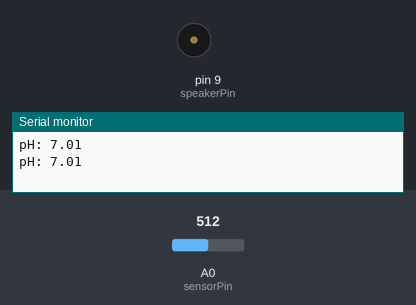
The sketch below on a simulated Arduino Uno, built with avr-gcc and run on an emulated ATmega328P. Parts: buzzer (waves = sounding), the last lines printed to the serial monitor. Inputs (shaded band) come from the test bench; at power-on: A0 (sensorPin) = 512.

Above: at 1.8 s.
1.9 s: A0 (sensorPin) set to 607
3.4 s: A0 (sensorPin) set to 632
At 4.4 s:
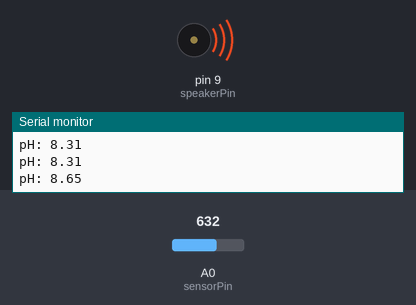
7.5 s: A0 (sensorPin) set to 511
At 8.4 s:
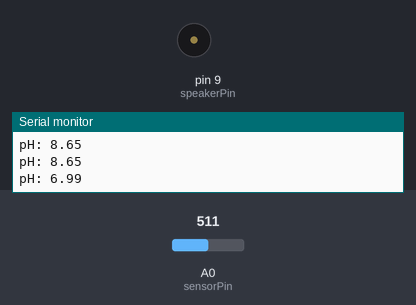
Timing chart, 0 to 10.5 s (numbered marks = the images above; inputs shaded):
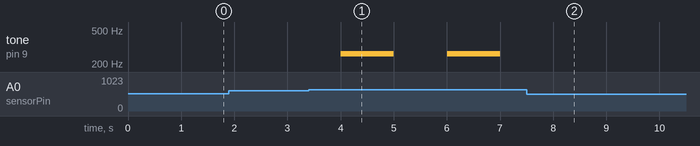

The sketch:

sketch_may25a.ino
```cpp
const int sensorPin = A0;
const int speakerPin = 9;

void setup() {

  Serial.begin(9600);


  pinMode(speakerPin, OUTPUT);
}

void loop() {

  int sensorValue = analogRead(sensorPin);


  float pH = mapFloat(sensorValue, 0, 1023, 0, 14);


  Serial.print("pH: ");
  Serial.println(pH);

  if (pH > 8.4) {

    tone(speakerPin, 264);
    delay(1000);
    noTone(speakerPin);
  } else if (pH < 3.5) {
    tone(speakerPin, 528);
    delay(1000);
    noTone(speakerPin);
  }


  delay(1000);
}

float mapFloat(float x, float in_min, float in_max, float out_min, float out_max) {
  return (x - in_min) * (out_max - out_min) / (in_max - in_min) + out_min;
}
```

Measured:
- the behaviour switches between 613 and 614 on A0 (sensorPin) (found by bisection; images 0 and 1)
- after the input at 3.4 s, tone on pin 9 (speakerPin): alternates 264 Hz for 1.0 s and silent for 1.0 s, starting after 0.60 s
- after the input at 7.5 s, tone on pin 9 (speakerPin): stops changing and stays silent
